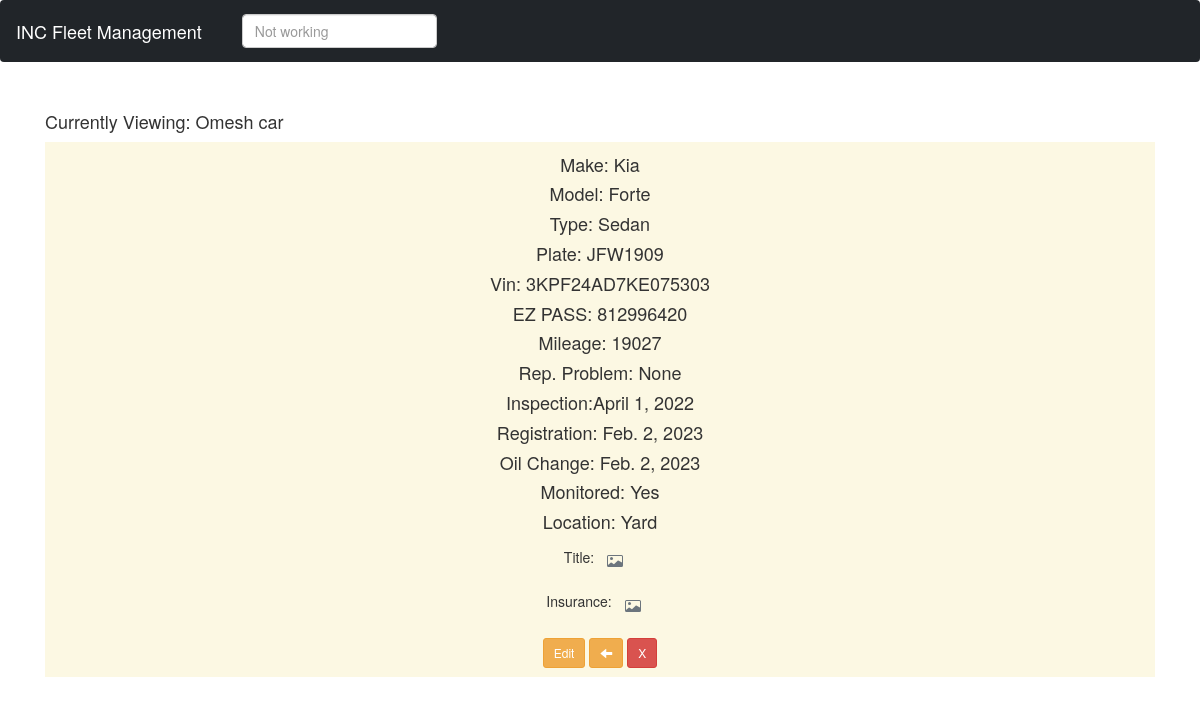
The app's page /Inventory/VehicleDetails/1 with its own data.
### Inventory/models.py (models this page shows, shortened)
class smallVehicles(models.Model):
    TYPE_CHOICES = (('Sedan', 'Sedan'), ('Pickup', 'Pickup'), ('SUV', 'SUV'))
    MON_CHOICES = (('Yes', 'Yes'), ('No', 'No'))
    nickname = models.CharField(blank=False, null=True, default=None, max_length=80)
    make = models.CharField(blank=False, null=True, default=None, max_length=80)
    model = models.CharField(blank=False, null=True, default=None, max_length=80)
    type = models.CharField(blank=False, null=True, choices=TYPE_CHOICES, default=None, max_length=80)
    plate = models.CharField(blank=False, null=True, default=None, max_length=80)
    vin = models.CharField(blank=False, null=True, default=None, max_length=80)
    ezPass = models.CharField(blank=False, null=True, default=None, max_length=80)
    mileage = models.CharField(blank=False, null=True, default=None, max_length=80)
    reportedProblem = models.CharField(blank=False, null=True, default=None, max_length=80)
    inspection = models.DateField(blank=False, null=True, default=None, max_length=80)
    registration = models.DateField(blank=False, null=True, default=None, max_length=80)
    oilChange = models.DateField(blank=False, null=True, default=None)
    isMonitored = models.CharField(blank=False, null=True, choices=MON_CHOICES, default=None, max_length=80)
    status = models.CharField(blank=False, null=True, default=None, max_length=80)
    title = models.ImageField(null=True, blank=True, upload_to='title_pics/')
    insurance_card = models.ImageField(null=True, blank=True, upload_to='insurance_cards/')

### Inventory/views.py (the view)
# urls.py: path('VehicleDetails/<int:pk>', views.VehicleDetailView, name='vehicledetails'),
def VehicleDetailView(request, pk):
    items = smallVehicles.objects.filter(pk=pk)
    context = {'items': items}
    return render(request, 'Inventory/vehicle_details.html', context)

### Inventory/templates/Inventory/vehicle_details.html (shortened to what this page needs)
{% extends 'inventory/base.html' %}
{% block body %}
<head>
    <link rel="stylesheet" href="https://maxcdn.bootstrapcdn.com/bootstrap/3.4.0/css/bootstrap.min.css">
</head>
{% for item in items %}
<h4>Currently Viewing: {{ item.nickname }}</h4> <p>
<div class="mark">
    <div class=" text-center ">
        <p>
        <h4> Make: {{ item.make }}</h4>
        <p>
        <h4> Model: {{item.model}} </h4>
        <p>
        <h4> Type: {{ item.type }}</h4>
        <p>
        <h4> Plate: {{ item.plate}}</h4>
        <p>
        <h4> Vin: {{item.vin}}</h4>
        <p>
        <h4> EZ PASS: {{item.ezPass}}</h4>
        <p>
        <h4> Mileage: {{item.mileage}}</h4>
        <p>
        <h4> Rep. Problem: {{item.reportedProblem}}</h4>
        <p>
        <h4> Inspection:{{item.inspection}}</h4>
        <p>
        <h4> Registration: {{item.registration}}</h4>
        <p>
        <h4> Oil Change: {{item.oilChange}}</h4>
        <p>
        <h4> Monitored: {{item.isMonitored}}</h4>
        <p>
        <h4> Location: {{item.status}}</h4>
        <p>
            Title:<a href="{{item.title.url}}" type="button" class="btn btn-outline-secondary">
            <span class="visually-hidden">Button</span></a>
        <p>
            Insurance:<a href="{{item.insurance_card.url}}" type="button" class="btn btn-outline-secondary">
            </a>
            <td>
        <div class="btn">
            <a href="{% url 'editSmallVehicles' item.pk %}" class="btn btn-warning btn-sm" role="button"
               aria-pressed="true">Edit</a>
            <a href="{% url 'index' %}" type="button" class="btn btn-warning btn-sm"> <span
                    class="glyphicon glyphicon-arrow-left"></span></a>
            <a href="{% url 'deleteTrucks' item.pk %}" class="btn btn-danger btn-sm" role="button"
               aria-pressed="true">X</a>
        </div>
        </td>
    </div>
</div>
</div>
{% endfor %}
{% endblock %}

### records on screen
smallVehicles: nickname "Omesh car", make "Kia", model "Forte", type "Sedan", plate "JFW1909", vin "3KPF24AD7KE075303", ezPass "812996420", mileage "19027", reportedProblem "None", inspection "April 1, 2022", registration "Feb. 2, 2023", oilChange "Feb. 2, 2023", isMonitored "Yes", status "Yard"
